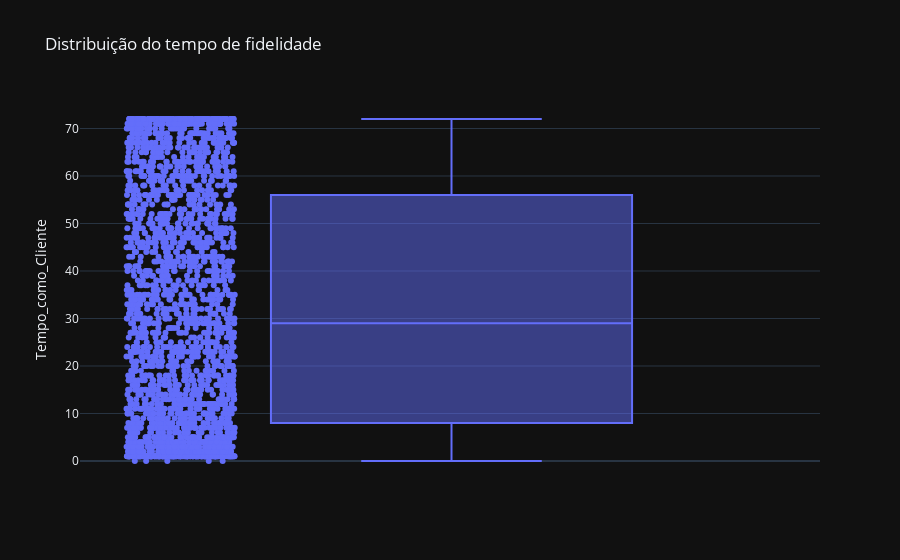

The notebook cell saved with this chart:
### Markdown cell above
A) Foi possível observar que posso ter a presença de outliers no meu dataframe.
Em especial o mínimo da coluna tempo como cliente,
mas também o máximo da coluna de total pago.

### Code cell
fig = px.box(df, y= 'Tempo_como_Cliente',
             title = 'Distribuição do tempo de fidelidade',
             points ="all",)
fig.show()

### Figure 1 — Plotly figure (JSON) as saved in the notebook; plotly's stock layout.template omitted (floating-point values rounded to 4 significant figures; data arrays with more than 128 entries replaced by an {"elided": "..."} marker saying what was removed)
{"data": [{"alignmentgroup": "True", "boxpoints": "all", "hovertemplate": "Tempo_como_Cliente=%{y}<extra></extra>", "legendgroup": "", "marker": {"color": "#636efa"}, "name": "", "notched": false, "offsetgroup": "", "orientation": "v", "showlegend": false, "x0": " ", "xaxis": "x", "y": {"elided": "2488 int values"}, "y0": " ", "yaxis": "y", "type": "box"}], "layout": {"xaxis": {"anchor": "y", "domain": [0.0, 1.0]}, "yaxis": {"anchor": "x", "domain": [0.0, 1.0], "title": {"text": "Tempo_como_Cliente"}}, "legend": {"tracegroupgap": 0}, "title": {"text": "Distribuição do tempo de fidelidade"}, "boxmode": "group"}}
